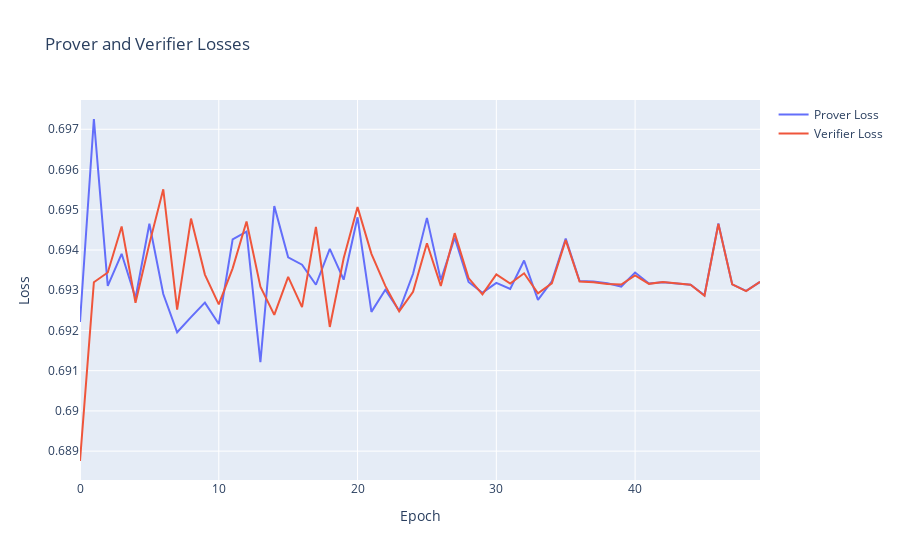

The notebook cell this image was saved under:
### Code cell
fig = go.Figure()

fig.add_trace(
    go.Scatter(
        x=np.arange(NUM_EPOCHS), y=losses_prover, mode="lines", name="Prover Loss"
    )
)
fig.add_trace(
    go.Scatter(
        x=np.arange(NUM_EPOCHS), y=losses_verifier, mode="lines", name="Verifier Loss"
    )
)

fig.update_layout(
    title="Prover and Verifier Losses", xaxis_title="Epoch", yaxis_title="Loss"
)

fig.show()

### Figure 1 — Plotly figure (JSON) as saved in the notebook; plotly's stock layout.template omitted (floating-point values rounded to 4 significant figures)
{"data": [{"mode": "lines", "name": "Prover Loss", "type": "scatter", "x": [0, 1, 2, 3, 4, 5, 6, 7, 8, 9, 10, 11, 12, 13, 14, 15, 16, 17, 18, 19, 20, 21, 22, 23, 24, 25, 26, 27, 28, 29, 30, 31, 32, 33, 34, 35, 36, 37, 38, 39, 40, 41, 42, 43, 44, 45, 46, 47, 48, 49], "y": [0.6922, 0.6973, 0.6931, 0.6939, 0.6928, 0.6947, 0.6929, 0.692, 0.6923, 0.6927, 0.6922, 0.6943, 0.6945, 0.6912, 0.6951, 0.6938, 0.6936, 0.6931, 0.694, 0.6933, 0.6948, 0.6925, 0.693, 0.6925, 0.6934, 0.6948, 0.6933, 0.6943, 0.6932, 0.6929, 0.6932, 0.693, 0.6937, 0.6928, 0.6932, 0.6943, 0.6932, 0.6932, 0.6932, 0.6931, 0.6934, 0.6932, 0.6932, 0.6932, 0.6931, 0.6929, 0.6947, 0.6931, 0.693, 0.6932]}, {"mode": "lines", "name": "Verifier Loss", "type": "scatter", "x": [0, 1, 2, 3, 4, 5, 6, 7, 8, 9, 10, 11, 12, 13, 14, 15, 16, 17, 18, 19, 20, 21, 22, 23, 24, 25, 26, 27, 28, 29, 30, 31, 32, 33, 34, 35, 36, 37, 38, 39, 40, 41, 42, 43, 44, 45, 46, 47, 48, 49], "y": [0.6888, 0.6932, 0.6934, 0.6946, 0.6927, 0.6942, 0.6955, 0.6925, 0.6948, 0.6934, 0.6926, 0.6935, 0.6947, 0.6931, 0.6924, 0.6933, 0.6926, 0.6946, 0.6921, 0.6938, 0.6951, 0.6939, 0.6931, 0.6925, 0.693, 0.6942, 0.6931, 0.6944, 0.6933, 0.6929, 0.6934, 0.6932, 0.6934, 0.6929, 0.6932, 0.6942, 0.6932, 0.6932, 0.6932, 0.6931, 0.6934, 0.6932, 0.6932, 0.6932, 0.6931, 0.6929, 0.6946, 0.6931, 0.693, 0.6932]}], "layout": {"title": {"text": "Prover and Verifier Losses"}, "xaxis": {"title": {"text": "Epoch"}}, "yaxis": {"title": {"text": "Loss"}}}}
